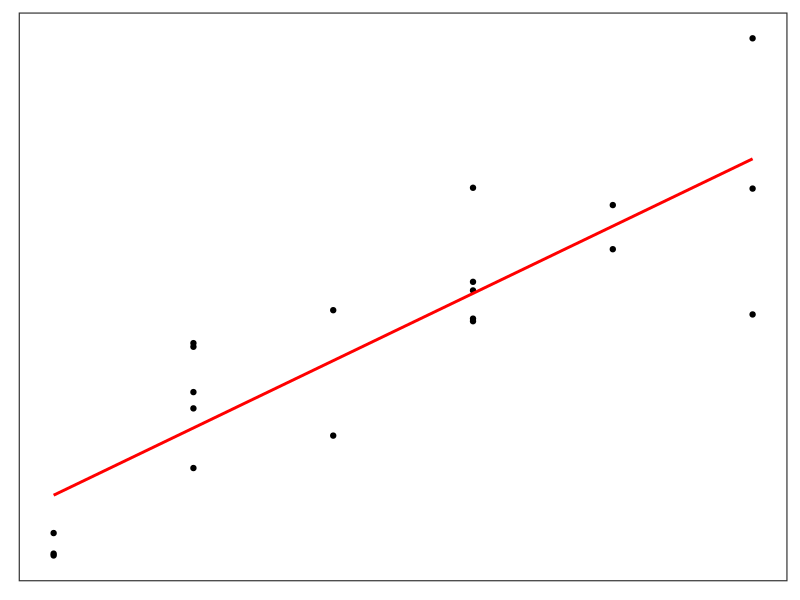
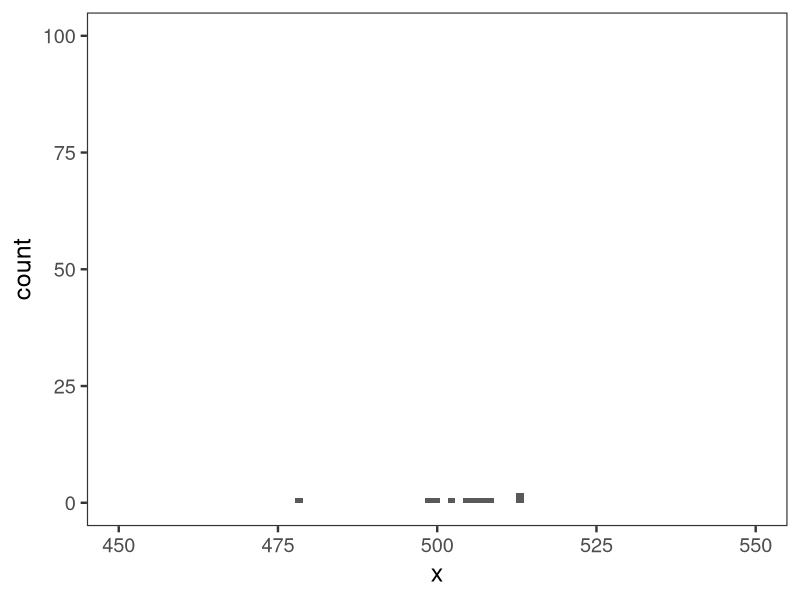
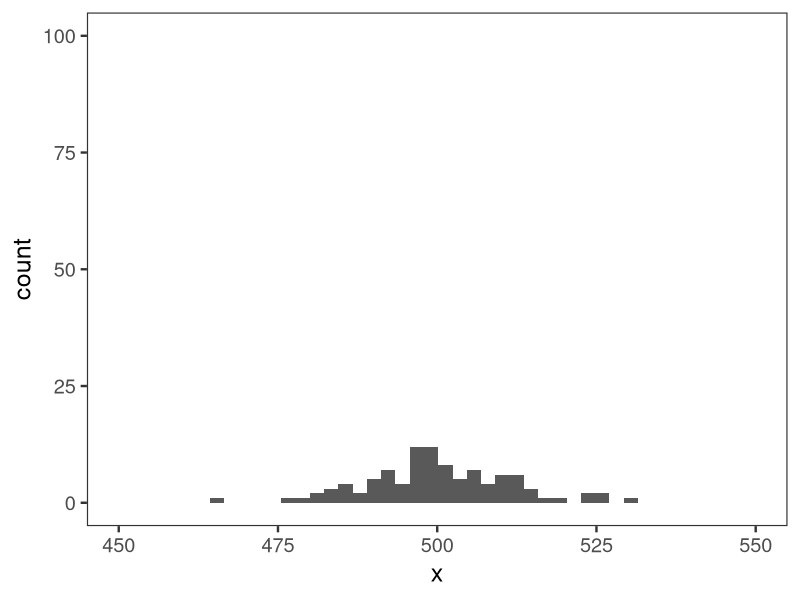
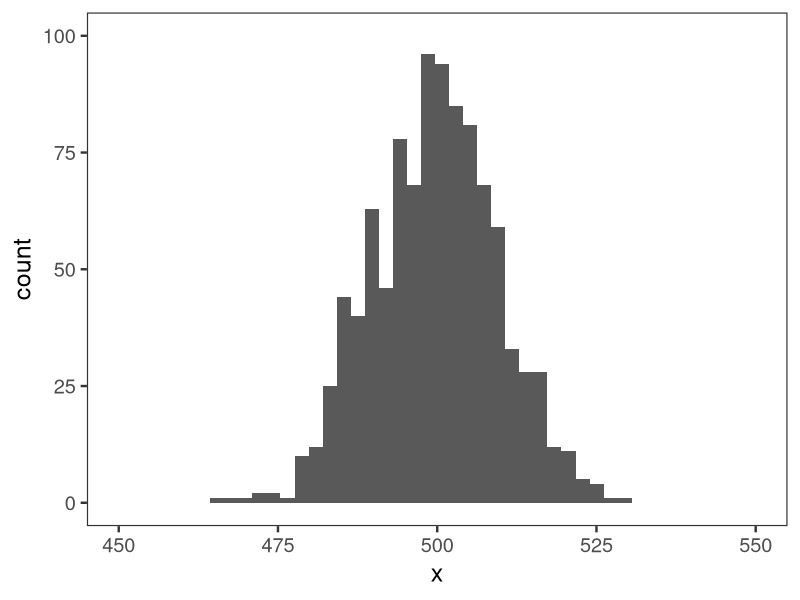
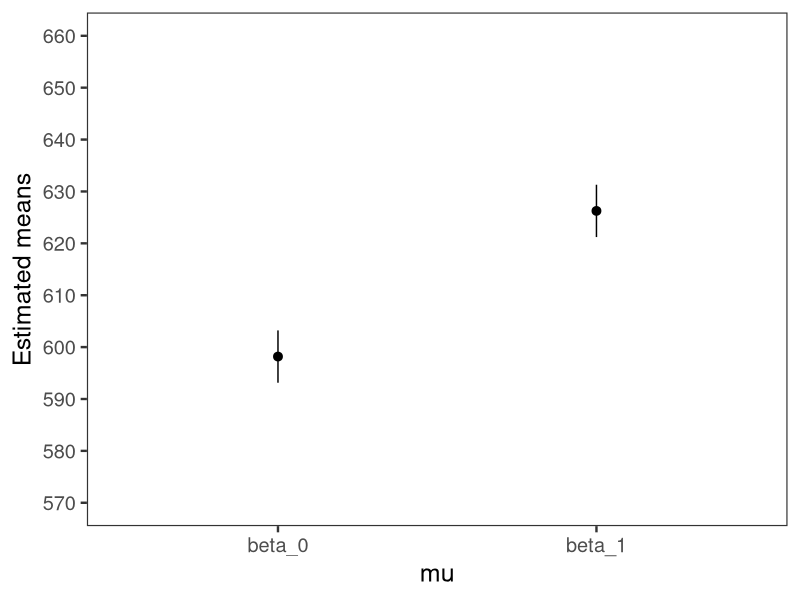
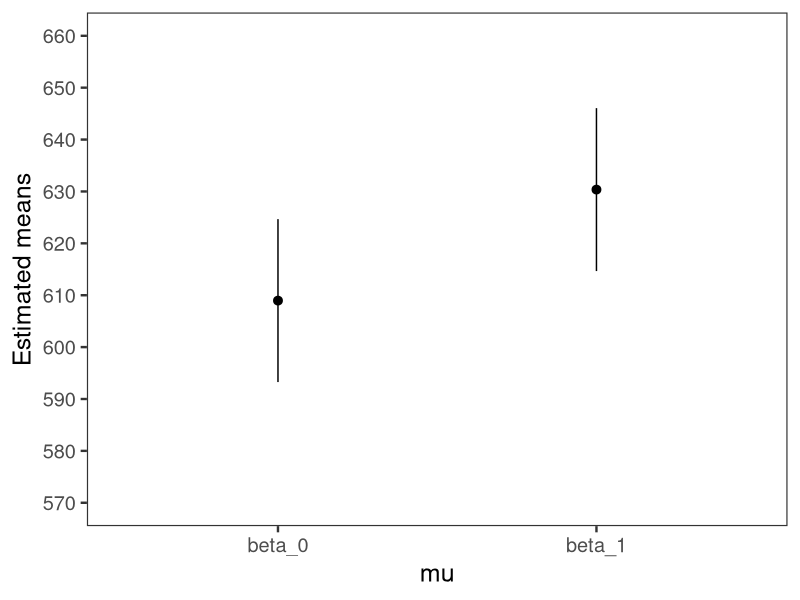
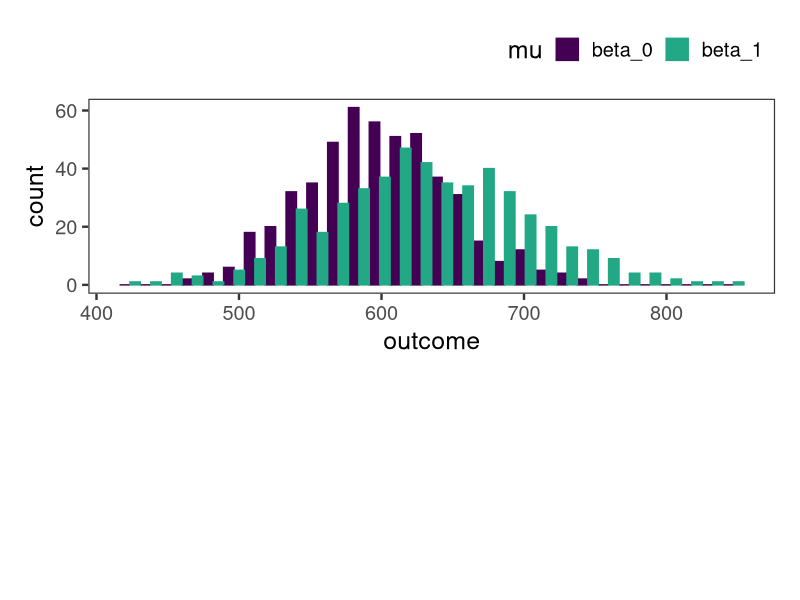
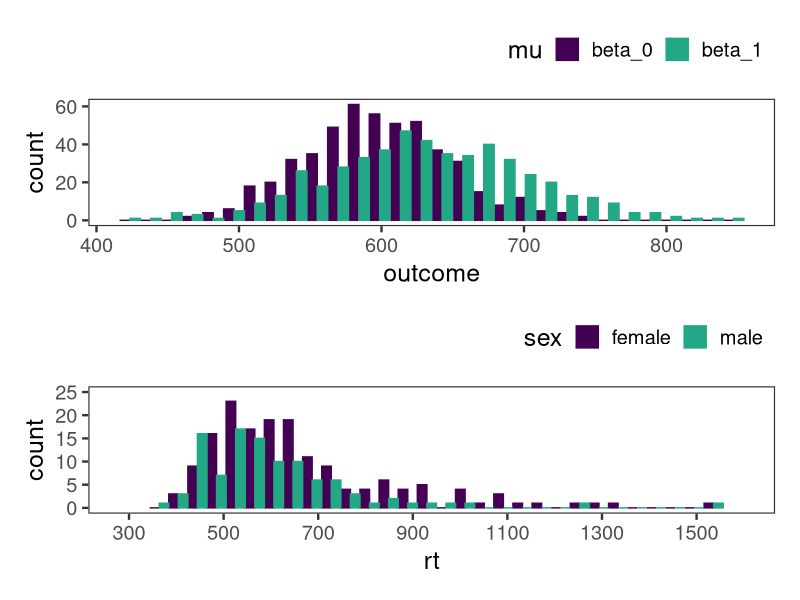

Recreate these plots in R, in order.
## ---- chunk 1
knitr::opts_chunk$set(echo = TRUE, warning = FALSE, eval = TRUE, message = FALSE, comment=NA)
options("kableExtra.html.bsTable" = T, digits = 3)
options(pillar.print_min = 5, pillar.print_max = 6)
library(tidyverse)
library(knitr)
library(kableExtra)
library(patchwork)
theme_set(theme_bw(base_size = 18) +
            theme(legend.position = "top", 
                  legend.justification = "right",
                  panel.grid = element_blank()))
## ---- chunk 2
n <- 20
beta_0 <- 50
beta_1 <- 6
sigma <- 5
sim <- tibble(id = 1:n) %>%
    mutate(x = sample(0:5, size = n, replace = T),
           e = rnorm(n, mean = 0, sd = sigma)) %>% 
    mutate(y = beta_0 + beta_1 * x + e) %>%
  select(id, x, y)

ggplot(data =sim, aes(x = x, y = y)) +
  geom_point() +
  geom_smooth(method = "lm", se = F, colour = "red") +
  theme(axis.title = element_blank(),
        axis.text = element_blank(),
        axis.ticks = element_blank())
## ---- chunk 3
# Generate data
x <- rnorm(n = 10, mean = 500, sd = 10)
## ---- chunk 4
ggplot(data = NULL, aes(x = x)) +
  geom_histogram() +
  coord_cartesian(xlim = c(450, 550),
                  ylim = c(0, 100))
## ---- chunk 5
# Generate data
x <- rnorm(n = 100, mean = 500, sd = 10)
## ---- chunk 6
ggplot(data = NULL, aes(x = x)) +
  geom_histogram() +
  coord_cartesian(xlim = c(450, 550),
                  ylim = c(0, 100))
## ---- chunk 7
# Generate data
x <- rnorm(n = 1000, mean = 500, sd = 10)
## ---- chunk 8
ggplot(data = NULL, aes(x = x)) +
  geom_histogram() +
  coord_cartesian(xlim = c(450, 550),
                  ylim = c(0, 100))
## ---- chunk 9
# Set parameter values
n <- 1000
beta_0 <- 600 
beta_1 <- 30
sigma <- 50
## ---- chunk 10
# Generate data
sim_data <- tibble(beta_0 = rnorm(n = n/2, mean = beta_0, sd = sigma),
                   beta_1 = rnorm(n = n/2, mean = beta_0 + beta_1, sd = sigma)) 
# Preview data
glimpse(sim_data)
## ---- chunk 11
# Set parameter values
n <- 1000
beta_0 <- 600 
beta_1 <- 30
sigma <- 50
## ---- chunk 12
# Change data format
sim_data <- pivot_longer(sim_data, cols = c(beta_0, beta_1), names_to = "mu", values_to = "outcome")
# Preview data
glimpse(sim_data)
## ---- chunk 13
# Set parameter values
n <- 1000
beta_0 <- 600 
beta_1 <- 30
sigma <- 50
## ---- chunk 14
# Preview data
glimpse(sim_data)
# Normal linear model of simulated data
model <- lm(outcome ~ mu, data = sim_data)
## ---- chunk 15
# Set parameter values
n <- 1000
beta_0 <- 600 
beta_1 <- 30
sigma <- 50
## ---- chunk 16
# Model coefficients
coef(model)
## ---- chunk 17
# Standard deviation
sigma(model)
## ---- chunk 18
emmeans::emmeans(model, specs = "mu") %>% 
  as.tibble() %>% 
  ggplot(aes(x = mu, 
             y = emmean,
             ymin = lower.CL,
             ymax = upper.CL)) +
  geom_pointrange() +
  coord_cartesian(ylim = c(570, 660)) +
  scale_y_continuous(breaks = seq(500, 700, 10)) +
  labs(y = "Estimated means")
## ---- chunk 19
# Set parameter values
n <- 1000
beta_0 <- 600 
beta_1 <- 30
sigma <- 150
## ---- chunk 20
sim_data <- tibble(beta_0 = rnorm(n = n/2, mean = beta_0, sd = sigma),
                   beta_1 = rnorm(n = n/2, mean = beta_0 + beta_1, sd = sigma)) %>% 
  pivot_longer(cols = c(beta_0, beta_1), names_to = "mu", values_to = "outcome")
## ---- chunk 21
# Normal linear model of simulated data
model <- lm(outcome ~ mu, data = sim_data)
## ---- chunk 22
# Model coefficients
coef(model)
## ---- chunk 23
# Standard deviation
sigma(model)
## ---- chunk 24
emmeans::emmeans(model, specs = "mu") %>% 
  as.tibble() %>% 
  ggplot(aes(x = mu, 
             y = emmean,
             ymin = lower.CL,
             ymax = upper.CL)) +
  geom_pointrange() +
  coord_cartesian(ylim = c(570, 660)) +
  scale_y_continuous(breaks = seq(500, 700, 10)) +
  labs(y = "Estimated means")
## ---- chunk 25
# Set parameter values
n <- 1000
beta_0 <- 600 
beta_1 <- 30
sigma <- 50

sim_data <- tibble(beta_0 = rnorm(n = n/2, mean = beta_0, sd = sigma),
                   beta_1 = rnorm(n = n/2, mean = beta_0 + beta_1, sd = sigma)) %>% 
  pivot_longer(cols = c(beta_0, beta_1), names_to = "mu", values_to = "outcome")

plot_sim <- ggplot(data = sim_data, aes(x = outcome, colour = mu, fill = mu)) +
  geom_histogram(position = "dodge") +
  scale_colour_viridis_d(end = .6) +
  scale_fill_viridis_d(end = .6) 
## ---- chunk 26
plot_sim / plot_spacer()
## ---- chunk 27
blomkvist <- read_csv("../data/blomkvist.csv") %>% 
  select(id, sex, rt = rt_hand_d)
## ---- chunk 28
glimpse(blomkvist, width = 50)
## ---- chunk 29
plot_blomkvist <- ggplot(data = blomkvist, aes(x = rt, colour = sex, fill = sex)) +
  geom_histogram(position = "dodge") +
  coord_cartesian(xlim = c(280, 1600),
                  ylim = c(0, 25)) +
  scale_x_continuous(breaks = seq(100, 2000, 200)) +
  scale_colour_viridis_d(end = .6) +
  scale_fill_viridis_d(end = .6) 

## ---- chunk 30
plot_sim / plot_blomkvist
## ---- chunk 31
blomkvist <- read_csv("../data/blomkvist.csv") %>% 
  select(id, sex, rt = rt_hand_d) %>% 
  mutate(log_rt = log(rt))
## ---- chunk 32
glimpse(blomkvist, width = 50)
## ---- chunk 33
log_blomkvist <- ggplot(data = blomkvist, aes(x = log_rt, colour = sex, fill = sex)) +
  geom_histogram(position = "dodge") +
  scale_x_continuous(breaks = seq(5, 8, .25)) +
  scale_colour_viridis_d(end = .6) +
  scale_fill_viridis_d(end = .6)

## ---- chunk 34
plot_blomkvist / log_blomkvist + plot_layout(guides = "collect")
## ---- chunk 35
log_blomkvist +
  facet_wrap(~sex, nrow = 2) +
  theme(strip.background = element_blank(),
        strip.text = element_blank())
## ---- chunk 36
log_blomkvist +
  facet_wrap(~sex, nrow = 2) +
  theme(strip.background = element_blank(),
        strip.text = element_blank())
## ---- chunk 37
# Model coefficients
coef(model)
## ---- chunk 38
# Load and transform data
blomkvist <- read_csv("../data/blomkvist.csv") %>% 
  select(id, sex, rt = rt_hand_d) %>% 
  mutate(log_rt = log(rt))
## ---- chunk 39
# Specify model
model <- lm(log_rt ~ sex, data = blomkvist)
## ---- chunk 40
# Model coefficients
coef(model)
## ---- chunk 41
# Specify model
model <- lm(log_rt ~ sex, data = blomkvist)
# Model coefficients
(coefs <- as.vector(coef(model)))
## ---- chunk 42
# Converting coefficients to msecs
intercept <- coefs[1]
slope <- coefs[2]
## ---- chunk 43
exp(intercept) # female group in msecs
## ---- chunk 44
exp(intercept + slope) # male group in msecs
## ---- chunk 45
exp(intercept + slope) - exp(intercept) 
## ---- chunk 46
coef(model)
## ---- chunk 47
exp(intercept) # female group in msecs
## ---- chunk 48
exp(intercept + slope) - exp(intercept) 
## ---- chunk 49
# Coefficients from earlier
#exp(intercept); exp(intercept + slope) - exp(intercept)
## ---- chunk 50
coef(model)
## ---- chunk 51
blomkvist <- mutate(blomkvist, across(sex, factor))
## ---- chunk 52
# Default: treatment contrast
contrasts(blomkvist$sex)
## ---- chunk 53
# Sum contrast
contrasts(blomkvist$sex) <- c(-.5, .5)
colnames(contrasts(blomkvist$sex)) <- ": female vs male"
## ---- chunk 54
contrasts(blomkvist$sex)
## ---- chunk 55
# Re-fit model with sum contrast
model <- lm(log_rt ~ sex, data = blomkvist)
coef(model)
## ---- chunk 56
# Load and transform data
blomkvist <- read_csv("../data/blomkvist.csv") %>% 
  select(id, sex, age, rt = rt_hand_d) %>% 
  mutate(log_rt = log(rt),
         age = cut(age, breaks = 3, labels = 1:3))

ggplot(blomkvist, aes(x = log_rt, colour = sex, fill = sex)) +
  geom_density(alpha = .5, show.legend = F) +
  facet_grid(age ~ sex, labeller = label_both) +
  scale_colour_viridis_d(end = .6) +
  scale_fill_viridis_d(end = .6)
## ---- chunk 57
# Load and transform data
blomkvist <- read_csv("../data/blomkvist.csv") %>% 
  select(id, sex, age, rt = rt_hand_d) %>% 
  mutate(log_rt = log(rt),
         age = cut(age, breaks = 3, labels = 1:3))

ggplot(blomkvist, aes(x = log_rt, colour = sex, fill = sex)) +
  geom_density(alpha = .5, show.legend = F) +
  facet_grid(age ~ sex, labeller = label_both) +
  scale_colour_viridis_d(end = .6) +
  scale_fill_viridis_d(end = .6)
## ---- chunk 58
blomkvist <- read_csv("../data/blomkvist.csv") %>% 
  select(id, sex, age, rt = rt_hand_d) %>% 
  mutate(log_rt = log(rt)) %>% 
  drop_na()
## ---- chunk 59
model <- lm(rt ~ sex + age, data = blomkvist)
## ---- chunk 60
(coefs <- coef(model))
## ---- chunk 61
sigma(model)
## ---- chunk 62
mutate(blomkvist, 
       sex = recode(sex, female = 0, male = 1),
       mu = coefs[1] + coefs[2]*sex + coefs[3]*age,
       squared_diffs = (rt - mu)^2) %>% 
summarise(sum_of_squres = sum(squared_diffs),
          K = 2,
          N = n(),
          sigma_2 = 1 / (N-K-1) * sum_of_squres,
          sigma = sqrt(sigma_2))
## ---- chunk 63
# Extract the coefficients table from summary
coefs <- summary(model)$coefficients
# MLE for sex
(beta_sex <- coefs['sexmale', 'Estimate'])
## ---- chunk 64
# Standard error
(se_sex <- coefs['sexmale', 'Std. Error'])
## ---- chunk 65
(t <- (beta_sex - 1.0)/se_sex)
## ---- chunk 66
n <- nrow(blomkvist)
K <- 2
pt(abs(t), df = n - K - 1, lower.tail = FALSE) * 2
## ---- chunk 67
(t <- (beta_sex - 0.0)/se_sex)
## ---- chunk 68
n <- nrow(blomkvist)
K <- 2
pt(abs(t), df = n - K - 1, lower.tail = FALSE) * 2
## ---- chunk 69
summary(model)$coefficients
## ---- chunk 70
t <- abs(beta_sex / se_sex)
n <- nrow(blomkvist)
K <- 1
df <- n - K - 1
p_value <- pt(t, df = df, lower.tail = FALSE) * 2

# Hypothetical t values
t_grid <- seq(0, 10, .1) 
p_values <- pt(t_grid, df = df, lower.tail = FALSE) * 2

p <- ggplot(data = NULL, aes(x = t_grid, y = p_values)) +
  geom_line() +
  geom_hline(yintercept = 0.05, linetype = 'dotted') +
  scale_x_continuous(breaks = seq(0, 20, 1)) +
  labs(x = 'Theoretical t-value',
       y = 'p-value',
       subtitle = bquote("t distribution for"~"Df" == .(df)));p 

## ---- chunk 71
label <- deparse(bquote(paste("t" == .(round(t, 2)))))

p2 <- p + geom_segment(aes(x = t+1, y = .2, xend = t, yend = 0.02),
                  arrow = arrow(length = unit(0.35, "cm")),
               colour = "red") +
  geom_label(aes(x = t + 1, y = 0.3, label = label), parse = T); p2
## ---- chunk 72
label_2 <- deparse(bquote(paste("p" == .(round(p_value, 3)))))
p2 + geom_hline(yintercept = p_value, colour = "red", linetype = "dashed") +
  geom_label(aes(x = .65, y = 0.05, label = label_2), parse = T) 

## ---- chunk 73
label_2 <- deparse(bquote(paste("p" == .(round(p_value, 3)))))
p2 + geom_hline(yintercept = p_value, colour = "red", linetype = "dashed") +
  geom_label(aes(x = .65, y = 0.05, label = label_2), parse = T) +
  annotate("label", x = 8, y = .9, label = "Work through script\n exercise/t_distribution.R")

## ---- chunk 74
t_grid <- seq(0, 15, .1) 
df <- c(1, 2, 5, 8, 10, 100, 1000, 10000)

data_df <- map_dfr(df, ~pt(t_grid, df = .x, lower.tail = F) %>% tibble(t_grid = t_grid, p = . * 2) %>%  
    mutate(df = .x)) 

ggplot(data = data_df, aes(x = t_grid, y = p, colour = factor(df))) +
  geom_line() +
  labs(x = "Theoretical t-value",
       y = "p-value",
       subtitle = "t-distribution",
       colour = bquote("Df")) +
  scale_colour_viridis_d() +
  scale_x_continuous(breaks = seq(0, 20, 1)) +
  geom_hline(yintercept = 0.05, linetype = "dotted") +
  theme(legend.position = c(.925,.55),
        legend.title = element_text(size = 10),
        legend.text = element_text(size = 10))


## ---- chunk 75
t_grid <- seq(0, 3, .1) 
df <- c(1, 2, 5, 8, 10, 100, 1000, 10000)

data_df <- map_dfr(df, ~pt(t_grid, df = .x, lower.tail = F) %>% tibble(t_grid = t_grid, p = . * 2) %>%  
    mutate(df = .x)) 

ggplot(data = data_df, aes(x = t_grid, y = p, colour = factor(df))) +
  geom_line() +
  labs(x = "Theoretical t-value",
       y = "p-value",
       subtitle = "t-distribution",
       colour = bquote("Df")) +
  scale_colour_viridis_d() +
  scale_x_continuous(breaks = seq(0, 3, .25)) +
  geom_hline(yintercept = 0.05, linetype = "dotted") +
  theme(legend.position = "none")


## ---- chunk 76
(tau <- qt(.975, df = n - K - 1))
## ---- chunk 77
beta_sex + c(-1, 1) * se_sex * tau
## ---- chunk 78
coef(model) 
## ---- chunk 79
confint(model, parm = 'sexmale',  level = .95)
## ---- chunk 80
set.seed(324)
## ---- chunk 81
# Set simulation parameters
mu <- 600 # True parameter value
n_sims <- 10 # Number of hypothetical experiments
n <- 1000 # Number of observations per experiment
# Empty data frame for results
sims <- tibble()
# Run n_sims simulations
for(i in 1:n_sims){
  # Simulate normal distributed data
  y <- rnorm(n, mean = mu, sd = 100)
  # Get MLEs
  m <- lm(y ~ 1)
  # Extract CI
  cis <- confint(m) %>% as.vector()
  # Store results
  sims <- tibble(sim_id = i, 
                 lower = cis[1], 
                 upper = cis[2]) %>% 
    bind_rows(sims)
}
## ---- chunk 82
mutate(sims, 
       mu_in_ci = ifelse(mu < lower | mu > upper, "no", "yes")) %>% 
  ggplot(aes(x = sim_id, 
             ymin = lower, 
             ymax = upper, 
             colour = mu_in_ci)) +
  geom_errorbar(width = 0) +
  geom_hline(yintercept = mu, linetype = "dotted", colour = "blue") +
  scale_colour_manual(values = c("no" = "red", "yes" =" grey50")) +
  scale_x_continuous(breaks = seq(1, n_sims, 1)) +
  scale_y_continuous(limits = c(580, 620)) +
  labs(colour = bquote("95% CI includes"~mu*":"),
        caption = bquote(.(n_sims)~"simulations"),
       x = "Experiment id (simulation)",
       y = "Parameter estimate") +
  coord_flip()

## ---- chunk 83
mu <- 600 # True parameter value
n_sims <- 1000 # Number of hypothetical experiments
n <- 1000 # Number of observations per experiment
sims <- tibble()
for(i in 1:n_sims){
  y <- rnorm(n, mean = mu, sd = 100)
  m <- lm(y ~ 1)
  cis <- confint(m) %>% as.vector()
  sims <- tibble(sim_id = i, lower = cis[1], upper = cis[2]) %>% 
    bind_rows(sims)
}
## ---- chunk 84
sims <- mutate(sims, mu_in_ci = ifelse(mu < lower | mu > upper, "no", "yes"))
ggplot(sims, aes(x = sim_id, 
                 ymin = lower, 
                 ymax = upper, 
             colour = mu_in_ci)) +
  geom_errorbar(width = 0) +
  geom_hline(yintercept = mu, linetype = "dotted", colour = "blue") +
  scale_colour_manual(values = c("no" = "darkred", "yes" =" grey50")) +
  scale_y_continuous(limits = c(580, 620)) +
  labs(colour = bquote("95% CI includes"~mu*":"),
       caption = bquote(.(n_sims)~"simulations"),
       x = "Experiment id (simulation)",
       y = "Parameter estimate") +
  coord_flip()
## ---- chunk 85
count(sims, mu_in_ci) %>% 
  mutate(prop = n / n_sims)
## ---- chunk 86
coef(model)
## ---- chunk 87
newdata <- tibble(sex = "female", age = 95)
predict(model, newdata = newdata) 
## ---- chunk 88
predict(model, interval = 'confidence', newdata = newdata)
## ---- chunk 89
model_2 <- lm(log_rt ~ sex + age, data = blomkvist)
coef(model_2)
## ---- chunk 90
model <- lm(log_rt ~ age, data = blomkvist)

blomkvist$pred <- predict(model)
blomkvist$resid <- residuals(model)

plot <- ggplot(blomkvist, aes(x = age, y = pred) ) +
  stat_smooth(method = "lm", size = 2, colour = "darkred") +
  labs(y = "log rts", 
       subtitle = bquote("y"[i]~"~"~"N("*mu["i"]*","~sigma^2*"),"~mu["i"] == beta[0]~+~beta["1"]~"*"~"x"["age"])) +
  geom_point(aes(x = age, y = log(rt)), size = 1);plot

## ---- chunk 91
model <- lm(log_rt ~ age + sex, data = blomkvist)

blomkvist$pred <- predict(model)
blomkvist$resid <- residuals(model)

plot <- ggplot(blomkvist, aes(x = age, y = pred, colour = sex) ) +
  stat_smooth(method = "lm", size = 2) +
  labs(y = "log rts", 
       subtitle = bquote("y"[i]~"~"~"N("*mu["i"]*","~sigma^2*"),"~mu["i"] == beta[0]~+~beta["1"]~"*"~"x"["age"]~+~beta["2"]~"*"~"x"["sex"])) +
  geom_point(aes(x = age, y = log(rt), colour = sex), size = 1) +
  scale_colour_viridis_d(end = .6) +
  theme(legend.position = c(.45,.85),
        legend.direction = "horizontal");plot

## ---- chunk 92
model_3 <- lm(log_rt ~ sex + age + sex:age, data = blomkvist)
## ---- chunk 93
model_3 <- lm(log_rt ~ sex * age, data = blomkvist)
## ---- chunk 94
model <- lm(log_rt ~ age + sex, data = blomkvist)

blomkvist$pred <- predict(model)
blomkvist$resid <- residuals(model)

plot <- ggplot(blomkvist, aes(x = age, y = pred, colour = sex) ) +
  stat_smooth(method = "lm", size = 2) +
  labs(y = "log rts", 
       subtitle = bquote("y"[i]~"~"~"N("*mu["i"]*","~sigma^2*"),"~mu["i"] == beta[0]~+~beta["1"]~"*"~"x"["age"]~+~beta["2"]~"*"~"x"["sex"])) +
  geom_point(aes(x = age, y = log(rt), colour = sex), size = 1) +
  scale_colour_viridis_d(end = .6) +
  theme(legend.position = c(.45,.9),
        legend.direction = "horizontal",
        plot.subtitle = element_text(size = 14));plot

## ---- chunk 95
model <- lm(log_rt ~ age * sex, data = blomkvist)

blomkvist$pred <- predict(model)
blomkvist$resid <- residuals(model)

plot <- ggplot(blomkvist, aes(x = age, y = pred, colour = sex) ) +
  stat_smooth(method = "lm", size = 2) +
  labs(y = "log rts", 
       subtitle = bquote("y"[i]~"~"~"N("*mu["i"]*","~sigma^2*"),"~mu["i"] == beta[0]~+~beta["1"]~"*"~"x"["age"]~+~beta["2"]~"*"~"x"["sex"]~+~beta["3"]~"*"~"x"["sex"]~"*"~"x"["age"])) +
  geom_point(aes(x = age, y = log(rt), colour = sex), size = 1) +
  scale_colour_viridis_d(end = .6) +
  theme(legend.position = c(.45,.9),
        legend.direction = "horizontal",
        plot.subtitle = element_text(size = 14));plot

## ---- chunk 96
model_3 <- lm(rt ~ sex * age, data = blomkvist)
## ---- chunk 97
(betas <- coef(model_3))
## ---- chunk 98
betas <- as.vector(coef(model_3))
## ---- chunk 99
# females
betas[1]
## ---- chunk 100
# males
betas[1] + betas[2]
## ---- chunk 101
# females
betas[3]
## ---- chunk 102
# males
betas[3] + betas[4]
## ---- chunk 103
model_3 <- lm(log_rt ~ sex * age, data = blomkvist)
## ---- chunk 104
(betas <- coef(model_3))
## ---- chunk 105
betas <- as.vector(coef(model_3))
## ---- chunk 106
# females
exp(betas[1]) 
## ---- chunk 107
# males
exp(betas[1] + betas[2])
## ---- chunk 108
# females
exp(betas[1] + betas[3]) - exp(betas[1])
## ---- chunk 109
# males
exp(betas[1] + betas[3] + betas[4]) -
  exp(betas[1])
## ---- chunk 110
# Load and pre-process data
blomkvist <- read_csv("../data/blomkvist.csv") %>% 
  select(id, sex, age, rt = rt_hand_d, smoker) %>% 
  mutate(log_rt = log(rt)) %>% 
  drop_na()
## ---- chunk 111
# Categories of smoker
unique(blomkvist$smoker)
## ---- chunk 112
model_smoker <- lm(log_rt ~ smoker, data = blomkvist)
(betas <- coef(model_smoker))
## ---- chunk 113
betas <- as.vector(coef(model_smoker))
## ---- chunk 114
exp(betas[1])
## ---- chunk 115
model_smoker <- lm(log_rt ~ smoker, data = blomkvist)
(betas <- coef(model_smoker))
## ---- chunk 116
betas <- as.vector(coef(model_smoker))
## ---- chunk 117
exp(betas[1] + betas[2] * 1 + betas[3] * 0)
## ---- chunk 118
model_smoker <- lm(log_rt ~ smoker, data = blomkvist)
(betas <- coef(model_smoker))
## ---- chunk 119
betas <- as.vector(coef(model_smoker))
## ---- chunk 120
exp(betas[1] + betas[2] * 0 + betas[3] * 1)
